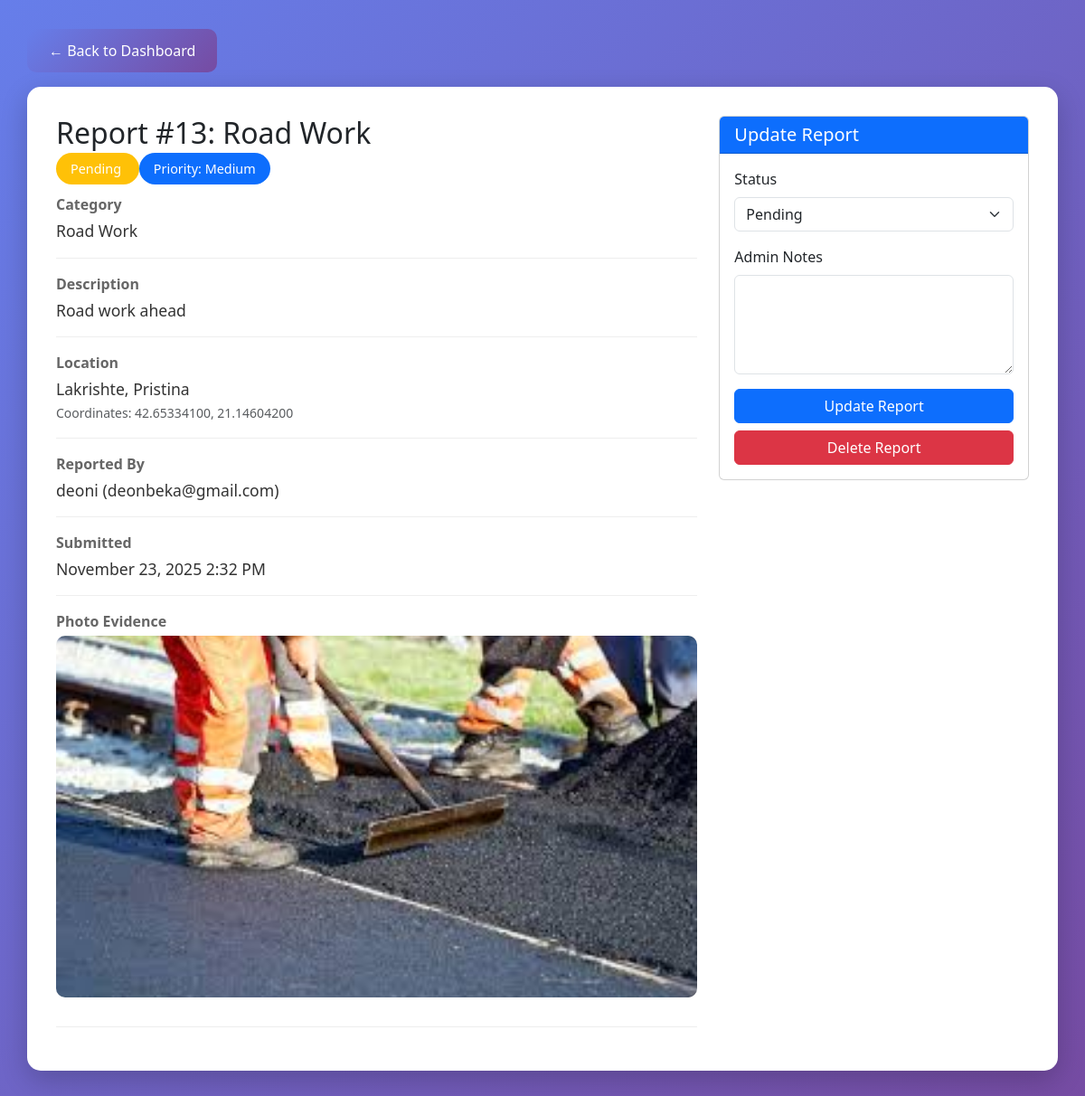
/admin/view_report.php?id=13 (signed in), run on the app's committed database.
### tables this page shows
CREATE TABLE `reports` (
  `id` int(11) NOT NULL,
  `user_id` int(11) NOT NULL,
  `category_id` int(11) NOT NULL,
  `title` varchar(200) NOT NULL,
  `description` text NOT NULL,
  `location_address` varchar(255) NOT NULL,
  `latitude` decimal(10,8) NOT NULL,
  `longitude` decimal(11,8) NOT NULL,
  `image_path` varchar(255) DEFAULT NULL,
  `status` enum('pending','in_progress','resolved','rejected') DEFAULT 'pending',
  `priority` enum('low','medium','high','urgent') DEFAULT 'medium',
  `admin_notes` text DEFAULT NULL,
  `created_at` timestamp NOT NULL DEFAULT current_timestamp(),
  `updated_at` timestamp NOT NULL DEFAULT current_timestamp() ON UPDATE current_timestamp(),
  `resolved_at` timestamp NULL DEFAULT NULL
);

CREATE TABLE `categories` (
  `id` int(11) NOT NULL,
  `name` varchar(50) NOT NULL,
  `icon` varchar(50) DEFAULT NULL,
  `color` varchar(20) DEFAULT NULL
);

CREATE TABLE `users` (
  `id` int(11) NOT NULL,
  `username` varchar(50) NOT NULL,
  `email` varchar(100) NOT NULL,
  `password` varchar(255) NOT NULL,
  `full_name` varchar(100) NOT NULL,
  `phone` varchar(20) DEFAULT NULL,
  `is_admin` tinyint(1) DEFAULT 0,
  `created_at` timestamp NOT NULL DEFAULT current_timestamp(),
  `report_streak` int(11) DEFAULT 0,
  `last_report_date` date DEFAULT NULL,
  `xp` int(11) DEFAULT 0,
  `level` int(11) DEFAULT 1
);

### admin/view_report.php (the view, shortened to what this page needs)
<?php
require_once '../config/database.php';
$report_id = isset($_GET['id']) ? (int)$_GET['id'] : 0;
$stmt = $conn->prepare("
    SELECT r.*, u.username, u.email, c.name as category_name
    FROM reports r
    JOIN users u ON r.user_id = u.id
    JOIN categories c ON r.category_id = c.id
    WHERE r.id = ?
");
$stmt->execute([$report_id]);
$report = $stmt->fetch(PDO::FETCH_ASSOC);
?>
<!DOCTYPE html>
<html lang="en">
<head>
    <link href="https://cdn.jsdelivr.net/npm/bootstrap@5.3.0/dist/css/bootstrap.min.css" rel="stylesheet">
    <link rel="stylesheet" href="https://unpkg.com/leaflet@1.9.4/dist/leaflet.css" />
</head>
<body>
    <div class="container main-container">
        <a href="dashboard.php" class="btn-back">← Back to Dashboard</a>
        <div class="report-card">
            <div class="row">
                <div class="col-md-8">
                    <h2>Report #<?php echo $report['id']; ?>: <?php echo htmlspecialchars($report['title']); ?></h2>
                    <div class="mb-3">
                        <span class="status-badge bg-<?php
                            echo $report['status'] === 'pending' ? 'warning' :
                                ($report['status'] === 'in_progress' ? 'info' :
                                ($report['status'] === 'resolved' ? 'success' : 'danger'));
                        ?> text-white">
                            <?php echo ucfirst(str_replace('_', ' ', $report['status'])); ?>
                        </span>
                        <span class="priority-badge bg-<?php
                            echo $report['priority'] === 'low' ? 'secondary' :
                                ($report['priority'] === 'medium' ? 'primary' :
                                ($report['priority'] === 'high' ? 'warning' : 'danger'));
                        ?> text-white">
                            Priority: <?php echo ucfirst($report['priority']); ?>
                        </span>
                    </div>
                    <div class="info-row">
                        <div class="info-label">Category</div>
                        <div class="info-value"><?php echo htmlspecialchars($report['category_name']); ?></div>
                    </div>
                    <div class="info-row">
                        <div class="info-label">Description</div>
                        <div class="info-value"><?php echo nl2br(htmlspecialchars($report['description'])); ?></div>
                    </div>
                    <div class="info-row">
                        <div class="info-label">Location</div>
                        <div class="info-value"><?php echo htmlspecialchars($report['location_address']); ?></div>
                        <small class="text-muted">Coordinates: <?php echo $report['latitude']; ?>, <?php echo $report['longitude']; ?></small>
                    </div>
                    <div class="info-row">
                        <div class="info-label">Reported By</div>
                        <div class="info-value">
                            <?php echo htmlspecialchars($report['username']); ?>
                            (<?php echo htmlspecialchars($report['email']); ?>)
                        </div>
                    </div>
                    <div class="info-row">
                        <div class="info-label">Submitted</div>
                        <div class="info-value"><?php echo date('F j, Y g:i A', strtotime($report['created_at'])); ?></div>
                    </div>
                    <?php if ($report['image_path']): ?>
                        <div class="info-row">
                            <div class="info-label">Photo Evidence</div>
                            <img src="../<?php echo htmlspecialchars($report['image_path']); ?>"
                                 alt="Report Image" class="report-image">
                        </div>
                    <?php endif; ?>
                </div>
                <div class="col-md-4">
                    <div class="card">
                        <div class="card-header bg-primary text-white">
                            <h5 class="mb-0">Update Report</h5>
                        </div>
                        <div class="card-body">
                            <form method="POST">
                                <div class="mb-3">
                                    <label class="form-label">Status</label>
                                    <select name="status" class="form-select" required>
                                        <option value="pending" <?php echo $report['status'] === 'pending' ? 'selected' : ''; ?>>Pending</option>
                                    </select>
                                </div>
                                <div class="mb-3">
                                    <label class="form-label">Admin Notes</label>
                                    <textarea name="admin_notes" class="form-control" rows="4"><?php echo htmlspecialchars($report['admin_notes'] ?? ''); ?></textarea>
                                </div>
                                <button type="submit" name="update_status" class="btn btn-primary w-100 mb-2">
                                    Update Report
                                </button>
                            </form>
                            <form method="POST" onsubmit="return confirm('Are you sure you want to delete this report? This cannot be undone.');">
                                <button type="submit" name="delete_report" class="btn btn-danger w-100">
                                    Delete Report
                                </button>
                            </form>
                        </div>
                    </div>
                </div>
            </div>
        </div>
    </div>
</body>
</html>

### admin/view_report.php (style rules this page uses)
body { background: linear-gradient(135deg, #667eea 0%, #764ba2 100%); min-height: 100vh; font-family: 'Segoe UI', Tahoma, Geneva, Verdana, sans-serif; }
.main-container { padding: 2rem 0; }
.report-card { background: white; border-radius: 15px; box-shadow: 0 10px 30px rgba(0,0,0,0.2); padding: 2rem; margin-bottom: 2rem; }
.report-image { width: 100%; max-height: 400px; object-fit: cover; border-radius: 10px; margin-bottom: 1rem; }
.status-badge { font-size: 0.9rem; padding: 0.5rem 1rem; border-radius: 20px; }
.priority-badge { font-size: 0.9rem; padding: 0.5rem 1rem; border-radius: 20px; }
.info-row { margin-bottom: 1rem; padding-bottom: 1rem; border-bottom: 1px solid #eee; }
.info-label { font-weight: 600; color: #666; margin-bottom: 0.25rem; }
.info-value { color: #333; font-size: 1.1rem; }
.btn-back { background: linear-gradient(135deg, #667eea 0%, #764ba2 100%); border: none; color: white; padding: 0.75rem 1.5rem; border-radius: 10px; text-decoration: none; display: inline-block; margin-bottom: 1rem; }

### data on the page
reports: id "13", title "Road Work", status "Pending", priority "Medium", category.name "Road Work", description "Road work ahead", location_address "Lakrishte, Pristina", latitude "42.65334100", longitude "21.14604200", user.username "deoni", user.email "deonbeka@gmail.com", created_at "November 23, 2025 2:32 PM", image_path (picture)
